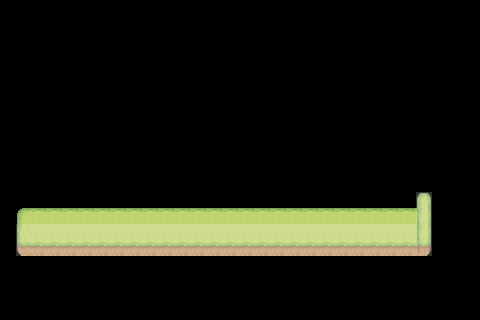

Below is a game level as drawn by its tile map, then a one-line description and the .tmx file that defines it, in full:
An orthogonal 30x20 tile map with 16x16 px tiles, 3 tile layers (background_fixer, main, collision), 2 tilesets.

<map version="1.10" tiledversion="1.11.0" orientation="orthogonal" renderorder="right-down" width="30" height="20" tilewidth="16" tileheight="16" infinite="0" nextlayerid="4" nextobjectid="1">
 <editorsettings>
  <export target="map.json" format="json" />
 </editorsettings>
 <tileset firstgid="1" source="hills.tsx" />
 <tileset firstgid="78" source="collision.tsx" />
 <layer id="3" name="background_fixer" width="30" height="20">
  <data encoding="csv">
0,0,0,0,0,0,0,0,0,0,0,0,0,0,0,0,0,0,0,0,0,0,0,0,0,0,0,0,0,0,
0,0,0,0,0,0,0,0,0,0,0,0,0,0,0,0,0,0,0,0,0,0,0,0,0,0,0,0,0,0,
0,0,0,0,0,0,0,0,0,0,0,0,0,0,0,0,0,0,0,0,0,0,0,0,0,0,0,0,0,0,
0,0,0,0,0,0,0,0,0,0,0,0,0,0,0,0,0,0,0,0,0,0,0,0,0,0,0,0,0,0,
0,0,0,0,0,0,0,0,0,0,0,0,0,0,0,0,0,0,0,0,0,0,0,0,0,0,0,0,0,0,
0,0,0,0,0,0,0,0,0,0,0,0,0,0,0,0,0,0,0,0,0,0,0,0,0,0,0,0,0,0,
0,0,0,0,0,0,0,0,0,0,0,0,0,0,0,0,0,0,0,0,0,0,0,0,0,0,0,0,0,0,
0,0,0,0,0,0,0,0,0,0,0,0,0,0,0,0,0,0,0,0,0,0,0,0,0,0,0,0,0,0,
0,0,0,0,0,0,0,0,0,0,0,0,0,0,0,0,0,0,0,0,0,0,0,0,0,0,0,0,0,0,
0,0,0,0,0,0,0,0,0,0,0,0,0,0,0,0,0,0,0,0,0,0,0,0,0,0,0,0,0,0,
0,0,0,0,0,0,0,0,0,0,0,0,0,0,0,0,0,0,0,0,0,0,0,0,0,0,0,0,0,0,
0,0,0,0,0,0,0,0,0,0,0,0,0,0,0,0,0,0,0,0,0,0,0,0,0,0,0,0,0,0,
0,0,0,0,0,0,0,0,0,0,0,0,0,0,0,0,0,0,0,0,0,0,0,0,0,0,0,0,0,0,
0,0,0,0,0,0,0,0,0,0,0,0,0,0,0,0,0,0,0,0,0,0,0,0,0,0,3,0,0,0,
0,0,0,0,0,0,0,0,0,0,0,0,0,0,0,0,0,0,0,0,0,0,0,0,0,0,14,0,0,0,
0,0,0,0,0,0,0,0,0,0,0,0,0,0,0,0,0,0,0,0,0,0,0,0,0,0,25,0,0,0,
0,0,0,0,0,0,0,0,0,0,0,0,0,0,0,0,0,0,0,0,0,0,0,0,0,0,0,0,0,0,
0,0,0,0,0,0,0,0,0,0,0,0,0,0,0,0,0,0,0,0,0,0,0,0,0,0,0,0,0,0,
0,0,0,0,0,0,0,0,0,0,0,0,0,0,0,0,0,0,0,0,0,0,0,0,0,0,0,0,0,0,
0,0,0,0,0,0,0,0,0,0,0,0,0,0,0,0,0,0,0,0,0,0,0,0,0,0,0,0,0,0
</data>
 </layer>
 <layer id="1" name="main" width="30" height="20">
  <data encoding="csv">
0,0,0,0,0,0,0,0,0,0,0,0,0,0,0,0,0,0,0,0,0,0,0,0,0,0,0,0,0,0,
0,0,0,0,0,0,0,0,0,0,0,0,0,0,0,0,0,0,0,0,0,0,0,0,0,0,0,0,0,0,
0,0,0,0,0,0,0,0,0,0,0,0,0,0,0,0,0,0,0,0,0,0,0,0,0,0,0,0,0,0,
0,0,0,0,0,0,0,0,0,0,0,0,0,0,0,0,0,0,0,0,0,0,0,0,0,0,0,0,0,0,
0,0,0,0,0,0,0,0,0,0,0,0,0,0,0,0,0,0,0,0,0,0,0,0,0,0,0,0,0,0,
0,0,0,0,0,0,0,0,0,0,0,0,0,0,0,0,0,0,0,0,0,0,0,0,0,0,0,0,0,0,
0,0,0,0,0,0,0,0,0,0,0,0,0,0,0,0,0,0,0,0,0,0,0,0,0,0,0,0,0,0,
0,0,0,0,0,0,0,0,0,0,0,0,0,0,0,0,0,0,0,0,0,0,0,0,0,0,0,0,0,0,
0,0,0,0,0,0,0,0,0,0,0,0,0,0,0,0,0,0,0,0,0,0,0,0,0,0,0,0,0,0,
0,0,0,0,0,0,0,0,0,0,0,0,0,0,0,0,0,0,0,0,0,0,0,0,0,0,0,0,0,0,
0,0,0,0,0,0,0,0,0,0,0,0,0,0,0,0,0,0,0,0,0,0,0,0,0,0,0,0,0,0,
0,0,0,0,0,0,0,0,0,0,0,0,0,0,0,0,0,0,0,0,0,0,0,0,0,0,0,0,0,0,
0,0,0,0,0,0,0,0,0,0,0,0,0,0,0,0,0,0,0,0,0,0,0,0,0,0,4,0,0,0,
0,1,2,2,2,2,2,2,2,2,2,2,2,2,2,2,2,2,2,2,2,2,2,2,2,2,15,0,0,0,
0,12,13,13,13,13,13,13,13,13,13,13,13,13,13,13,13,13,13,13,13,13,13,13,13,13,15,0,0,0,
0,23,24,24,24,24,24,24,24,24,24,24,24,24,24,24,24,24,24,24,24,24,24,24,24,24,26,0,0,0,
0,0,0,0,0,0,0,0,0,0,0,0,0,0,0,0,0,0,0,0,0,0,0,0,0,0,0,0,0,0,
0,0,0,0,0,0,0,0,0,0,0,0,0,0,0,0,0,0,0,0,0,0,0,0,0,0,0,0,0,0,
0,0,0,0,0,0,0,0,0,0,0,0,0,0,0,0,0,0,0,0,0,0,0,0,0,0,0,0,0,0,
0,0,0,0,0,0,0,0,0,0,0,0,0,0,0,0,0,0,0,0,0,0,0,0,0,0,0,0,0,0
</data>
 </layer>
 <layer id="2" name="collision" width="30" height="20">
  <data encoding="csv">
0,0,0,0,0,0,0,0,0,0,0,0,0,0,0,0,0,0,0,0,0,0,0,0,0,0,0,0,0,0,
0,0,0,0,0,0,0,0,0,0,0,0,0,0,0,0,0,0,0,0,0,0,0,0,0,0,0,0,0,0,
0,0,0,0,0,0,0,0,0,0,0,0,0,0,0,0,0,0,0,0,0,0,0,0,0,0,0,0,0,0,
0,0,0,0,0,0,0,0,0,0,0,0,0,0,0,0,0,0,0,0,0,0,0,0,0,0,0,0,0,0,
0,0,0,0,0,0,0,0,0,0,0,0,0,0,0,0,0,0,0,0,0,0,0,0,0,0,0,0,0,0,
0,0,0,0,0,0,0,0,0,0,0,0,0,0,0,0,0,0,0,0,0,0,0,0,0,0,0,0,0,0,
0,0,0,0,0,0,0,0,0,0,0,0,0,0,0,0,0,0,0,0,0,0,0,0,0,0,0,0,0,0,
0,0,0,0,0,0,0,0,0,0,0,0,0,0,0,0,0,0,0,0,0,0,0,0,0,0,0,0,0,0,
0,0,0,0,0,0,0,0,0,0,0,0,0,0,0,0,0,0,0,0,0,0,0,0,0,0,0,0,0,0,
0,0,0,0,0,0,0,0,0,0,0,0,0,0,0,0,0,0,0,0,0,0,0,0,0,0,0,0,0,0,
0,0,0,0,0,0,0,0,0,0,0,0,0,0,0,0,0,0,0,0,0,0,0,0,0,0,0,0,0,0,
0,0,0,0,0,0,0,0,0,0,0,0,0,0,0,0,0,0,0,0,0,0,0,0,0,0,0,0,0,0,
0,0,0,0,0,0,0,0,0,0,0,0,0,0,0,0,0,0,0,0,0,0,0,0,0,0,78,0,0,0,
0,0,0,0,0,0,0,0,0,0,0,0,0,0,0,0,0,0,0,0,0,0,0,0,0,0,78,0,0,0,
0,78,78,78,78,78,78,78,78,78,78,78,78,78,78,78,78,78,78,78,78,78,78,78,78,78,78,0,0,0,
0,78,78,78,78,78,78,78,78,78,78,78,78,78,78,78,78,78,78,78,78,78,78,78,78,78,78,0,0,0,
0,0,0,0,0,0,0,0,0,0,0,0,0,0,0,0,0,0,0,0,0,0,0,0,0,0,0,0,0,0,
0,0,0,0,0,0,0,0,0,0,0,0,0,0,0,0,0,0,0,0,0,0,0,0,0,0,0,0,0,0,
0,0,0,0,0,0,0,0,0,0,0,0,0,0,0,0,0,0,0,0,0,0,0,0,0,0,0,0,0,0,
0,0,0,0,0,0,0,0,0,0,0,0,0,0,0,0,0,0,0,0,0,0,0,0,0,0,0,0,0,0
</data>
 </layer>
</map>
